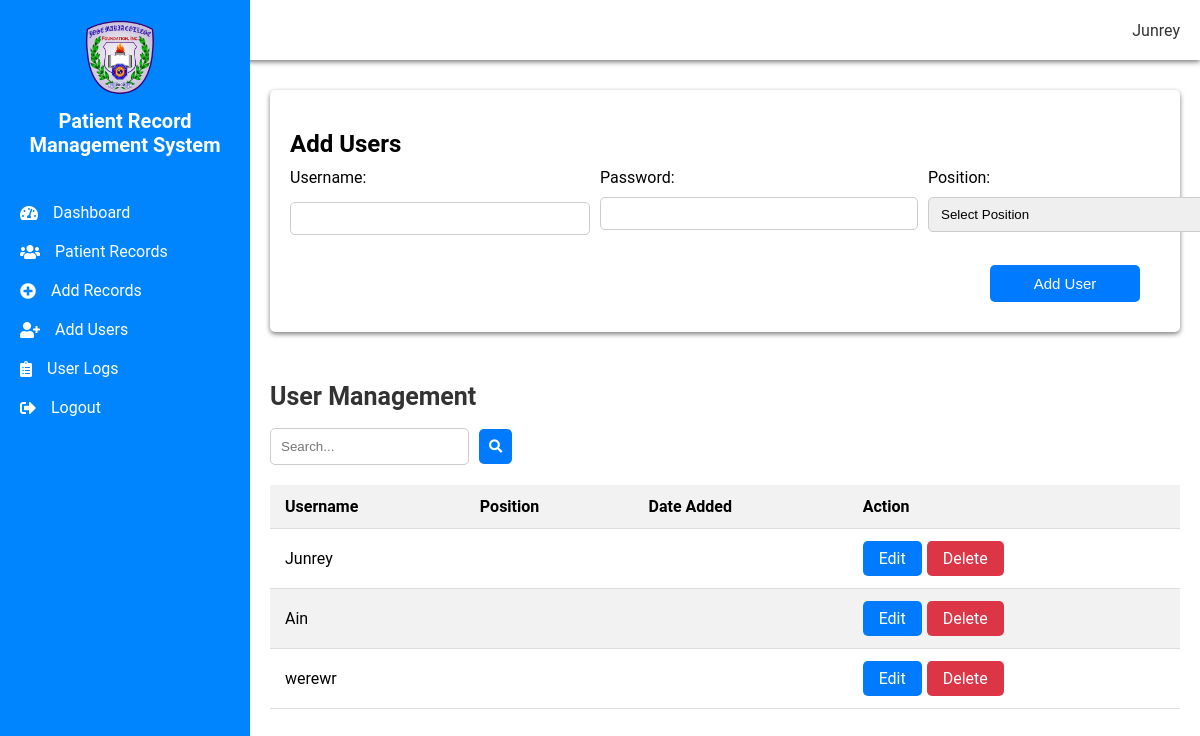
The page /add_users.php (signed in) on the database its author committed.
### tables this page shows
CREATE TABLE `users` (
  `id` int(11) NOT NULL,
  `username` varchar(50) NOT NULL,
  `password` varchar(255) NOT NULL
);

### add_users.php (the view, shortened to what this page needs)
<?php
include 'db_connection.php';
?>
<!DOCTYPE html>
<html>
<head>
    <link rel="stylesheet" href="https://cdnjs.cloudflare.com/ajax/libs/font-awesome/5.15.4/css/all.min.css">
    <link rel="stylesheet" href="add_user.css">
</head>
<body>
    <div class="top-panel">
        <div class="logo-title">
        </div>
        <div class="user-info">
            <div class="user-circle">
            </div>
            <span class="username">
                <?php echo $_SESSION['username']; ?>
            </span>
        </div>
    </div>
    <div class="sidebar">
        <div class="header">
            <img src="jmclogo.png" alt="Logo" class="logo">
            <h2>Patient Record Management System</h2>
        </div>
        <a href="dashboard.php"><i class="fas fa-tachometer-alt"></i> Dashboard</a>
        <a href="patient_records.php"><i class="fas fa-users"></i> Patient Records</a>
        <a href="add_records.php"><i class="fas fa-plus-circle"></i> Add Records</a>
        <a href="add_users.php"><i class="fas fa-user-plus"></i> Add Users</a>
        <a href="user_logs.php"><i class="fas fa-clipboard-list"></i> User Logs</a>
        <a href="logout.php"><i class="fas fa-sign-out-alt"></i> Logout</a>
    </div>
    <div class="content">
        <div class="action-bar">
            <div class="user-container">
                <div class="add-user-container">
                    <h2>Add Users</h2>
                    <form method="post" action="add_users_process.php">
                        <div class="input-row">
                            <div class="form-group">
                                <label for="username">Username:</label>
                                <input type="text" id="username" name="username" required>
                            </div>
                            <div class="form-group">
                                <label for="password">Password:</label>
                                <input type="password" id="password" name="password" required>
                            </div>
                            <div class="form-group">
                                <label for="position">Position:</label>
                                <select id="position" name="position" required>
                                    <option value="" disabled selected>Select Position</option>
                                </select>
                            </div>
                        </div>
                        <button type="submit" class="add-user-btn">Add User</button>
                    </form>
                </div>
            </div>
            <h1>User Management</h1>
            <div class="action-bar">
                <div class="add-user">
                    <div class="search-bar">
                        <input type="text" id="searchInput" placeholder="Search..." oninput="filterUsers()">
                        <button><i class="fas fa-search"></i></button>
                    </div>
                </div>
                <div class="user-table">
                    <table id="userTable">
                        <thead>
                            <tr>
                                <th>Username</th>
                                <th>Position</th>
                                <th>Date Added</th>
                                <th>Action</th>
                            </tr>
                        </thead>
                        <tbody>
                            <?php
                            $sql = "SELECT * FROM users";
                            $result = mysqli_query($conn, $sql);
                            if (mysqli_num_rows($result) > 0) {
                                while ($row = mysqli_fetch_assoc($result)) {
                                    echo "<tr id='userRow_" . $row['id'] . "'>";
                                    echo "<td>" . $row['username'] . "</td>";
                                    echo "<td>" . $row['position'] . "</td>";
                                    echo "<td>" . $row['date_added'] . "</td>";
                                    echo "<td>";
                                    echo "<a href='edit_user.php?id=" . $row['id'] . "' class='edit-btn'>Edit</a>";
                                    echo "<a href='#' onclick='deleteUser(" . $row['id'] . ")' class='delete-btn'>Delete</a>";
                                    echo "</td>";
                                    echo "</tr>";
                                }
                            } else {
                                echo "<tr><td colspan='4'>No user records found.</td></tr>";
                            }
                            ?>
                        </tbody>
                    </table>
                </div>
            </div>
        </div>
    </div>
</body>
</html>

### add_user.css (style rules this page uses)
body { font-family: 'Roboto', sans-serif; margin: 0; padding: 0; }
.sidebar { height: 100%; width: 250px; position: fixed; top: 0; left: 0; background-color: #0085FF; padding-top: 20px; }
.sidebar .header { padding-bottom: 20px; text-align: center; }
.sidebar .header img { width: 70px; height: auto; }
.sidebar .header h2 { color: #fff; margin-top: 10px; font-size: 20px; }
.sidebar a { padding: 10px 20px; display: flex; align-items: center; color: #fff; text-decoration: none; transition: all 0.3s ease; }
.sidebar a i { margin-right: 15px; flex-shrink: 0; }
.content { margin-left: 250px; margin-top: 10px; padding: 20px; }
.content h1 { color: #333; font-size: 25px; }
.top-panel { height: 60px; background-color: #fff; display: flex; align-items: center; justify-content: space-between; padding: 0 20px; box-shadow: 0 2px 5px rgba(121, 120, 120, 0.973); }
.logo-title { display: flex; align-items: center; }
.logo { width: 40px; height: auto; margin-right: 10px; }
.user-info { display: flex; align-items: center; }
.user-circle { width: 30px; height: 35px; background-color: #fff; border-radius: 50%; margin-right: 10px; display: flex; align-items: center; justify-content: center; }
.username { color: #333; font-size: 16px; }
.form-group label { display: block; margin-bottom: 10px; }
.form-group input[type="text"], .form-group input[type="number"], .form-group input[type="email"], .form-group textarea { width: 100%; padding: 8px; border: 1px solid #ccc; border-radius: 5px; box-sizing: border-box; margin-top: 5px; }
.form-group { flex: 0 0 48%; }
.user-table { margin-top: 20px; overflow-x: auto; }
.user-table table { width: 100%; border-collapse: collapse; }
.user-table th, .user-table td { padding: 12px 15px; text-align: left; border-bottom: 1px solid #ddd; }
.user-table th { background-color: #f2f2f2; }
.user-table tbody tr:nth-child(even) { background-color: #f2f2f2; }
.add-user { display: flex; align-items: center; }
.add-user-btn { background-color: #007bff; color: #fff; padding: 10px 20px; border: none; border-radius: 5px; cursor: pointer; margin-right: 20px; text-decoration: none; }
.search-bar { display: flex; align-items: center; }
.search-bar input[type="text"] { padding: 10px; border: 1px solid #ccc; border-radius: 5px; }
.search-bar button { background-color: #007bff; color: #fff; border: none; border-radius: 5px; cursor: pointer; padding: 10px; margin-left: 10px; }
.user-container { background-color: #fff; border-radius: 5px; box-shadow: 0 2px 5px rgba(121, 120, 120, 0.973); padding: 20px; margin-bottom: 50px; }
.add-user-container h2 { margin-bottom: 10px; }
.add-user-container form { display: flex; flex-direction: column; }
.input-row { display: flex; }
.input-row .form-group { flex: 1; margin-right: 10px; }
.input-row .form-group:last-child { margin-right: 0; }
.form-group { margin-bottom: 10px; }
.form-group label { display: inline-block; width: 120px; margin-right: 10px; }
.form-group input[type="text"], .form-group input[type="password"], .form-group select { width: 300px; padding: 8px; border: 1px solid #ccc; border-radius: 5px; }
.add-user-btn { width: 150px; margin-top: 20px; background-color: #007bff; color: #fff; border: none; border-radius: 5px; cursor: pointer; padding: 10px 20px; margin-left: 700px; margin-bottom: 10px; font-size: 15px; }
.edit-btn, .delete-btn { display: inline-block; padding: 8px 16px; background-color: #007bff; color: #fff; border: none; border-radius: 5px; text-decoration: none; margin-right: 5px; }
.delete-btn { background-color: #dc3545; }

### rows shown on the page
users: username "Junrey"
users: username "Ain"
users: username "werewr"

### other values the page prints
$_SESSION['username'] "Junrey"
